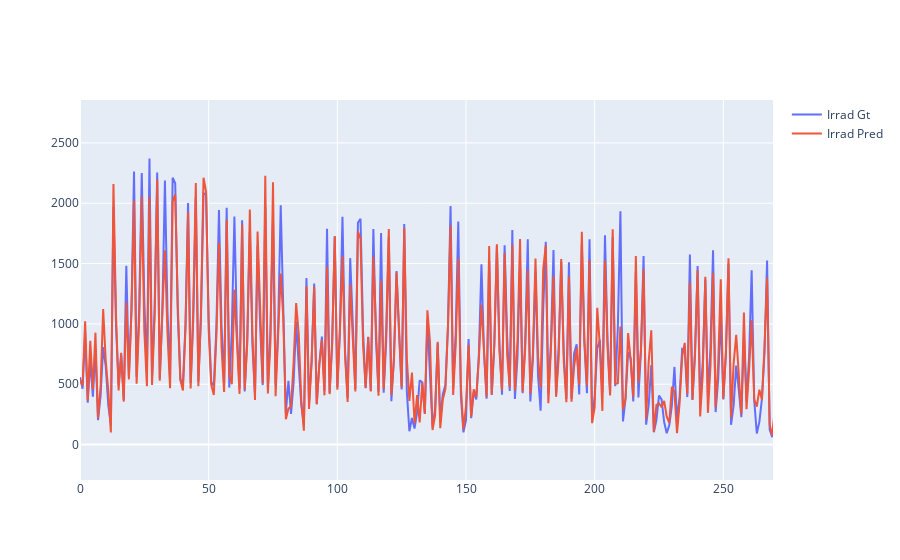

The notebook cell this image was saved under:
### Markdown cell above
#### Prediction Visualization

### Code cell
fig = go.Figure()

fig.add_trace(go.Scatter(x=train_s.index, y=train_s["Irradiance_m"], mode="lines", name="Irrad Gt"))
fig.add_trace(go.Scatter(x=train_s.index, y=train_s["Irradiance_m_pred"], mode="lines", name="Irrad Pred"))
fig.show()

### Figure 1 — Plotly figure (JSON) as saved in the notebook; plotly's stock layout.template omitted (floating-point values rounded to 4 significant figures; data arrays with more than 128 entries replaced by an {"elided": "..."} marker saying what was removed)
{"data": [{"mode": "lines", "name": "Irrad Gt", "type": "scatter", "x": {"elided": "2126 int values"}, "y": {"elided": "2126 float values"}}, {"mode": "lines", "name": "Irrad Pred", "type": "scatter", "x": {"elided": "2126 int values"}, "y": {"elided": "2126 float values"}}], "layout": {"autosize": true, "xaxis": {"autorange": false, "range": [0, 269.3], "type": "linear"}, "yaxis": {"autorange": false, "range": [-293.5, 2856.0], "type": "linear"}}}
